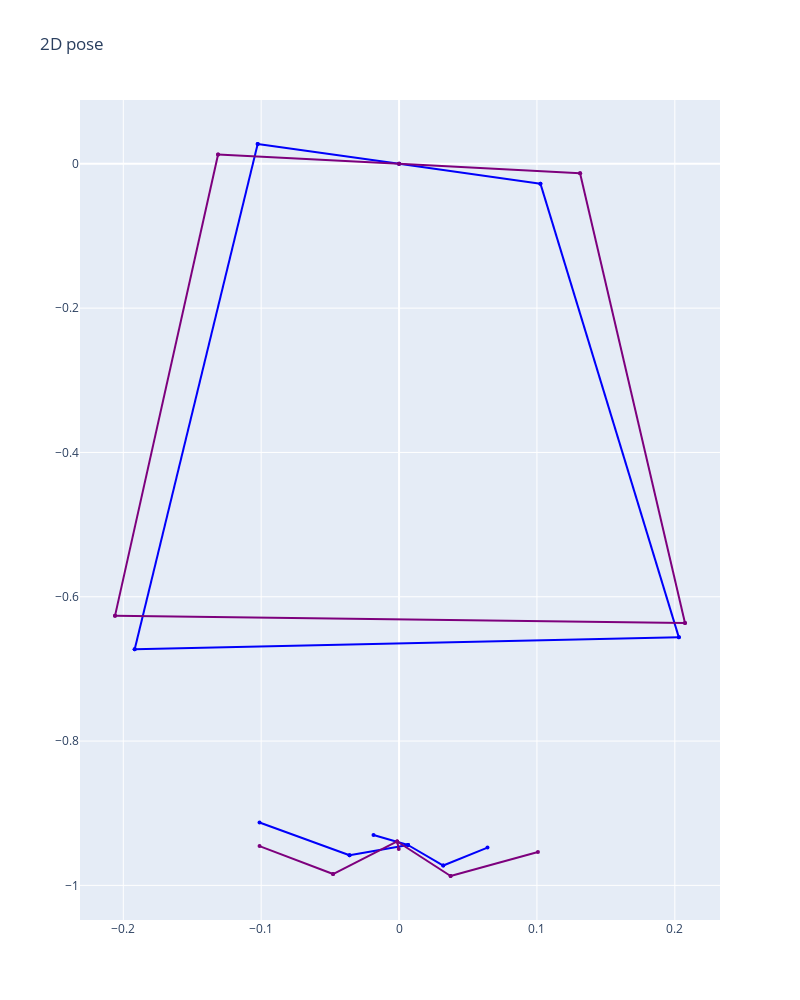

Notebook code for this chart:
### Code cell
go.Figure(vs.plot([data_set_torso_2d[1432956],pp1],torso_co))#, connections=torso_co))#.reshape((21,3))[:,:2].flatten()]))

### Figure 1 — Plotly figure (JSON) as saved in the notebook; plotly's stock layout.template omitted (floating-point values rounded to 4 significant figures)
{"data": [{"line": {"color": "#0000FA", "width": 2}, "marker": {"color": "#0000FA", "size": 4}, "type": "scatter", "x": [0.006491, -0.01853], "y": [-0.944, -0.9302]}, {"line": {"color": "#0000FA", "width": 2}, "marker": {"color": "#0000FA", "size": 4}, "type": "scatter", "x": [0.006491, -0.03591], "y": [-0.944, -0.9582]}, {"line": {"color": "#0000FA", "width": 2}, "marker": {"color": "#0000FA", "size": 4}, "type": "scatter", "x": [0.006491, 0.03206], "y": [-0.944, -0.9725]}, {"line": {"color": "#0000FA", "width": 2}, "marker": {"color": "#0000FA", "size": 4}, "type": "scatter", "x": [-0.03591, -0.1012], "y": [-0.9582, -0.9128]}, {"line": {"color": "#0000FA", "width": 2}, "marker": {"color": "#0000FA", "size": 4}, "type": "scatter", "x": [0.03206, 0.06413], "y": [-0.9725, -0.9477]}, {"line": {"color": "#0000FA", "width": 2}, "marker": {"color": "#0000FA", "size": 4}, "type": "scatter", "x": [-0.1917, 0.2029], "y": [-0.6727, -0.6563]}, {"line": {"color": "#0000FA", "width": 2}, "marker": {"color": "#0000FA", "size": 4}, "type": "scatter", "x": [0.1025, 0.2029], "y": [-0.02747, -0.6563]}, {"line": {"color": "#0000FA", "width": 2}, "marker": {"color": "#0000FA", "size": 4}, "type": "scatter", "x": [-0.1025, -0.1917], "y": [0.02747, -0.6727]}, {"line": {"color": "#0000FA", "width": 2}, "marker": {"color": "#0000FA", "size": 4}, "type": "scatter", "x": [0, -0.1025], "y": [0, 0.02747]}, {"line": {"color": "#0000FA", "width": 2}, "marker": {"color": "#0000FA", "size": 4}, "type": "scatter", "x": [0, 0.1025], "y": [0, -0.02747]}, {"line": {"color": "#7D007D", "width": 2}, "marker": {"color": "#7D007D", "size": 4}, "type": "scatter", "x": [-0.001367, -0.0002279], "y": [-0.9392, -0.9496]}, {"line": {"color": "#7D007D", "width": 2}, "marker": {"color": "#7D007D", "size": 4}, "type": "scatter", "x": [-0.001367, -0.04786], "y": [-0.9392, -0.9843]}, {"line": {"color": "#7D007D", "width": 2}, "marker": {"color": "#7D007D", "size": 4}, "type": "scatter", "x": [-0.001367, 0.03737], "y": [-0.9392, -0.987]}, {"line": {"color": "#7D007D", "width": 2}, "marker": {"color": "#7D007D", "size": 4}, "type": "scatter", "x": [-0.04786, -0.1012], "y": [-0.9843, -0.9455]}, {"line": {"color": "#7D007D", "width": 2}, "marker": {"color": "#7D007D", "size": 4}, "type": "scatter", "x": [0.03737, 0.1007], "y": [-0.987, -0.9537]}, {"line": {"color": "#7D007D", "width": 2}, "marker": {"color": "#7D007D", "size": 4}, "type": "scatter", "x": [-0.206, 0.2074], "y": [-0.6265, -0.6365]}, {"line": {"color": "#7D007D", "width": 2}, "marker": {"color": "#7D007D", "size": 4}, "type": "scatter", "x": [0.1313, 0.2074], "y": [-0.01299, -0.6365]}, {"line": {"color": "#7D007D", "width": 2}, "marker": {"color": "#7D007D", "size": 4}, "type": "scatter", "x": [-0.1313, -0.206], "y": [0.01299, -0.6265]}, {"line": {"color": "#7D007D", "width": 2}, "marker": {"color": "#7D007D", "size": 4}, "type": "scatter", "x": [-6.642e-17, -0.1313], "y": [0, 0.01299]}, {"line": {"color": "#7D007D", "width": 2}, "marker": {"color": "#7D007D", "size": 4}, "type": "scatter", "x": [-6.642e-17, 0.1313], "y": [0, -0.01299]}], "layout": {"autosize": true, "height": 1000, "scene": {"aspectmode": "manual", "aspectratio": {"x": 10.21, "y": 10.01, "z": 1}, "camera": {"eye": {"x": -1.743, "y": 1.071, "z": 0.71}, "up": {"x": 0, "y": 0, "z": 0}}, "xaxis": {"backgroundcolor": "rgb(230, 230,230)", "gridcolor": "rgb(255, 255, 255)", "showbackground": true, "zerolinecolor": "rgb(255, 255, 255)"}, "yaxis": {"backgroundcolor": "rgb(230, 230,230)", "gridcolor": "rgb(255, 255, 255)", "showbackground": true, "zerolinecolor": "rgb(255, 255, 255)"}}, "showlegend": false, "title": {"text": "2D pose"}, "width": 800}}
